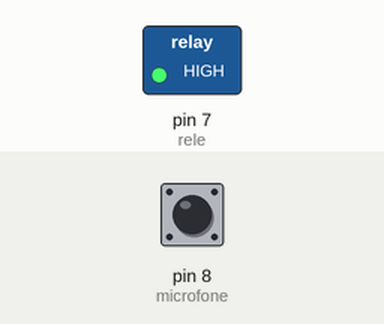
Simulated run of this sketch. Board: Arduino Uno, built with avr-gcc and run on an emulated ATmega328P. Parts: switched loads named in the sketch (green lamp = pin HIGH). Dashed ring = blinking. The test bench sets the inputs (shaded band); at power-on: pin 8 (microfone) HIGH.

Above: at 1.2 s.
1.3 s: pin 8 (microfone) pulsed LOW 5 times (0.12 s each, 0.3 s apart)
At 1.75 s:
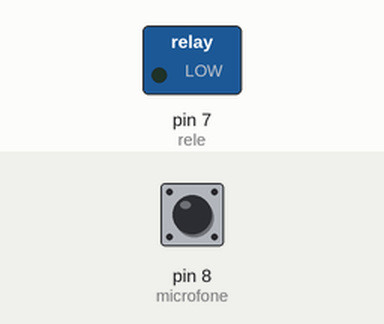
Timing chart, 0 to 4.3 s (numbered marks = the images above; inputs shaded):
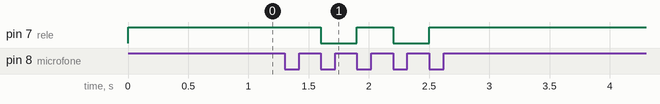

The sketch:

Arduino.palmas.ino
```cpp
//Acendendo lâmpada com sensor de som

int microfone = 8; // Pino digital ligado ao sensor de som (DO)
int rele = 7; // Pino ligado ao rele

int contPalmas = 0; // Contador de Palmas
int palmasLigar = 2; // Contagem para ligar o rele
int palmasDesligar = 2; // Contagem para desligar o rele
// Tempo máximo entre o pulso inicial e o seguinte
unsigned long tempMaxSom = 1000;
unsigned long tempMinSom = 300;
unsigned long compriSonoro = 150; // Comprimento do som esperado
unsigned long time;
unsigned long startTime = 0;

void setup() {
pinMode(microfone, INPUT); // Inicia o pino do microfone como entrada
pinMode(rele, OUTPUT); // Inicia os pino do rele como saída
// Desliga rele (o rele é invertido HIGH = desliga / LOW = liga)
digitalWrite(rele, HIGH);
}

void loop() {
// Inicia a contagem de tempo
time = millis();
// Verifica o tempo entre o pulso inicial e o seguinte
unsigned long tempoAposPalma = time - startTime;

if (tempoAposPalma >= compriSonoro && digitalRead(microfone) == LOW) {

// Verifica se o pulso recebido respeita o intervalo entre 1 pulso e outro
if (tempoAposPalma < tempMinSom || tempoAposPalma > tempMaxSom) {

// Caso contrario o intervalo resetara a contagem e o tempo
contPalmas = 0;
startTime = millis();
}
else {

// Iniciada a contagem de pulso e o tempo
contPalmas ++;
startTime = millis();
}

// Verifica se a contagem de palma é igual ou superior ao número...
//esperado e se o rele esta desligado
if((contPalmas>=palmasLigar-1)&&(digitalRead(rele)==HIGH)){

// Acende o rele e zera a contagem
digitalWrite(rele, LOW);
contPalmas = 0;
}

// Verifica se a contagem de palma é igual ou superior ao número...
//esperado e se o rele esta aceso
if((contPalmas>=palmasDesligar-1)&&(digitalRead(rele)==LOW)){

// Desliga rele e zera contagem
digitalWrite(rele, HIGH);
contPalmas = 0;
}
}
}
```

Measured:
- after the input at 1.3 s, pin 7 (rele): alternates HIGH for 0.30 s and LOW for 0.30 s, 4 changes in all, then stays HIGH, starting after 0.30 s
